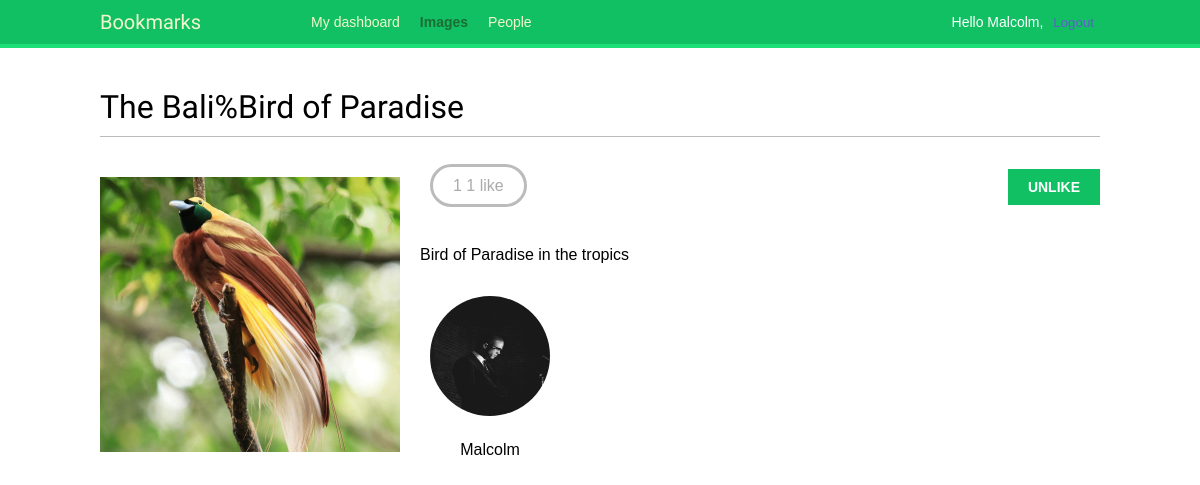
/images/detail/9/the-balibird-of-paradise/ (signed in), run on the app's committed database.
### images/models.py (models this page shows, shortened)
class Image(models.Model):
    user = models.ForeignKey(settings.AUTH_USER_MODEL,
                             related_name='images_created',
                             on_delete=models.CASCADE)
    title = models.CharField(max_length=200)
    slug = models.SlugField(max_length=200, blank=True)
    url = models.URLField(max_length=2000)
    image = models.ImageField(upload_to='images/%Y/%m/%d/')
    description = models.TextField(blank=True)
    created = models.DateField(auto_now_add=True)
    users_like = models.ManyToManyField(settings.AUTH_USER_MODEL,
                                        related_name='images_liked',
                                        blank=True)
    class Meta:
        indexes = [
            models.Index(fields=['-created']),
        ]
        ordering = ['-created']

### account/models.py (models this page shows, shortened)
class Profile(models.Model):
    user = models.OneToOneField(settings.AUTH_USER_MODEL,
                                on_delete=models.CASCADE)
    date_of_birth = models.DateField(blank=True, null=True)
    photo = models.ImageField(upload_to='users/%Y/%m/%d/',
                              blank=True)

### images/views.py (the view)
# urls.py: path('detail/<int:id>/<slug:slug>/', views.image_detail, name='detail'),
def image_detail(request, id, slug):
    image = get_object_or_404(Image, id=id, slug=slug)
    return render(request,
                  'images/image/detail.html',
                  {'section': 'images',
                   'image': image})

### images/templates/images/image/detail.html (shortened to what this page needs)
{% extends "base.html" %}
{% block content %}
    <h1>{{ image.title }}</h1>
    {% load thumbnail %}
    <a href="{{ image.image.url }}">
        <img src="{% thumbnail image.image 300x0 %}" class="image-detail">
    </a>
    {% with total_likes=image.users_like.count users_like=image.users_like.all %}
        <div class="image-info">
            <div>
                <span class="count">
                    <span class="total">{{ total_likes }}</span>
                    {{ total_likes }} like{{ total_likes|pluralize }}
                </span>
                <a href="#" id="like-button" data-id="{{ image.id }}" data-action="{% if request.user in users_like %}un{% endif %}like" class="like button">
                    {% if request.user not in users_like %}
                        Like
                    {% else %}
                        Unlike
                    {% endif %}
                </a>
            </div>
            {{ image.description|linebreaks }}
        </div>
        <div class="image-likes">
            {% for user in users_like %}
                <div>
                    {% if user.profile.photo %}
                        <img src="{{ user.profile.photo.url }}">
                    {% endif %}
                    <p>{{ user.first_name }}</p>
                </div>
            {% empty %}
                Nobody likes this image yet.
            {% endfor %}
        </div>
    {% endwith %}
{% endblock %}

### account/templates/base.html (shortened to what this page needs)
{% load static %} <!DOCTYPE html>
<html>
  <head>
    <link href="{% static 'css/base.css' %}" rel="stylesheet" />
  </head>
  <body>
    <div id="header">
      <span class="logo">Bookmarks</span>
      {% if request.user.is_authenticated %}
      <ul class="menu">
        <li {% if section == "dashboard" %}class="selected"{% endif %}>
          <a href="{% url "dashboard" %}">My dashboard</a>
        </li>
        <li {% if section == "images" %}class="selected"{% endif %}>
          <a href="{% url "images:list" %}">Images</a>
        </li>
        <li {% if section == "people" %}class="selected"{% endif %}>
          <a href="{% url "user_list" %}">People</a>
        </li>
      </ul>
      {% endif %}
      <span class="user">
        {% if request.user.is_authenticated %}
        Hello {{ request.user.first_name|default:request.user.username }},
        <form
          method="post"
          action="{% url 'logout' %}"
          style="display:inline;"
        >
          <button
            type="submit"
            style="background:none; border:none; padding:20; color:rgb(94, 94, 199); cursor:pointer;"
          >
            Logout
          </button>
        </form>
        {% else %}
        <a href="{% url "login" %}">Log-in</a>
        {% endif %}
      </span>
    </div>
    <div id="content">
      {% block content %} {% endblock %}
    </div>
  </body>
</html>

### account/static/css/base.css (style rules this page uses)
body { margin:0; padding:0; font-family:helvetica, sans-serif; }
p { line-height: 1.8; }
a { color:#12c064; text-decoration:none; }
h1, h2, h3, h4, h5 , h6 { font-family: 'Muli', sans-serif; font-weight:normal; }
h1 { border-bottom:1px solid #bbb; padding:0 0 10px 0; margin:10px 0 20px 0; }
#header { padding:10px 100px; font-size:14px; background:#12c064; color:#fff; border-bottom:4px solid #1cdf78; overflow:auto; }
#header .logo { font-family: 'Muli', sans-serif; float:left; color:#f3f7cc; font-size:20px; margin-right:10%; }
#header ul.menu { list-style:none; float:left; margin:0; padding:0; }
#header ul.menu li { float:left; padding:4px 10px; }
#header ul.menu li.selected a, #header ul.menu li.selected a:hover { color:#1b6d32; font-weight:bold; }
#header a { color:#f3f7cc; }
#header .user { float:right; padding-top:4px; }
#content { padding:30px 100px; }
form { overflow:auto; }
input[type=submit], a.button { font-weight:bold; background:#12c064; color:#fff; padding:10px 20px; font-size:14px; text-transform:uppercase; }
.image-preview, .image-detail { max-width:300px; float:left; margin:0 20px 20px 0; }
.image-detail { margin-top:20px; }
.image-info div { padding:20px 0; overflow:auto; }
.count { color:#aaa; border:3px solid #bbb; border-radius:26px; padding:10px 20px; margin:20px 10px 0; }
a.like, a.follow { float:right; margin-top:-8px; }
.image-likes div { float:left; width:auto; padding:10px; text-align:center; }
.image-likes img { width:120px; height:120px; border-radius:50%; }

### data on the page
Image: title "The Bali%Bird of Paradise", image (picture), description "Bird of Paradise in the tropics"

### other printed values
{{ request.user.first_name|default:request.user.username }} "Malcolm"
{{ total_likes }} "1"
{{ user.first_name }} "Malcolm"
